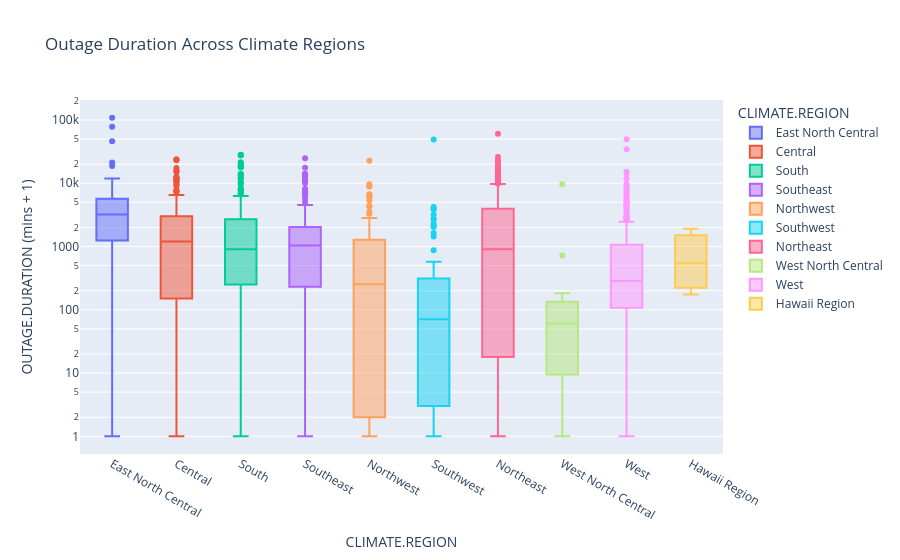

This figure's notebook cell:
### Markdown cell above
#### Bivariate Plot 1

* Below, we examine the relationship between climate zones and the length of power disruptions. By using a log-scale box plot, we can compare the "typical" outage length against the extreme outliers across different geographic environments.

### Code cell
# Outage Duration by Climate Region Box Plot (Adjusted for 0s)
df_box = df.dropna(subset=['OUTAGE.DURATION', 'CLIMATE.REGION']).copy()

# Add 1 to duration to prevent log(0) errors and allow 0s to appear at the bottom
df_box['OUTAGE.DURATION.ADJUSTED'] = df_box['OUTAGE.DURATION'] + 1

fig_bi_2 = px.box(df_box, x='CLIMATE.REGION', y='OUTAGE.DURATION.ADJUSTED',
                  title='Outage Duration Across Climate Regions',
                  color='CLIMATE.REGION')

# Update y-axis to log scale and adjust the label to reflect the mathematical change
fig_bi_2.update_layout(
    yaxis_type="log",
    yaxis_title="OUTAGE.DURATION (mins + 1)"
)
fig_bi_2.show()

### Figure 1 — Plotly figure (JSON) as saved in the notebook; plotly's stock layout.template omitted (floating-point values rounded to 4 significant figures; data arrays with more than 128 entries replaced by an {"elided": "..."} marker saying what was removed)
{"data": [{"alignmentgroup": "True", "hovertemplate": "CLIMATE.REGION=%{x}<br>OUTAGE.DURATION.ADJUSTED=%{y}<extra></extra>", "legendgroup": "East North Central", "marker": {"color": "#636efa"}, "name": "East North Central", "notched": false, "offsetgroup": "East North Central", "orientation": "v", "showlegend": true, "type": "box", "x": {"elided": "136 str values"}, "x0": " ", "xaxis": "x", "y": {"elided": "136 float values"}, "y0": " ", "yaxis": "y"}, {"alignmentgroup": "True", "hovertemplate": "CLIMATE.REGION=%{x}<br>OUTAGE.DURATION.ADJUSTED=%{y}<extra></extra>", "legendgroup": "Central", "marker": {"color": "#EF553B"}, "name": "Central", "notched": false, "offsetgroup": "Central", "orientation": "v", "showlegend": true, "type": "box", "x": {"elided": "190 str values"}, "x0": " ", "xaxis": "x", "y": {"elided": "190 float values"}, "y0": " ", "yaxis": "y"}, {"alignmentgroup": "True", "hovertemplate": "CLIMATE.REGION=%{x}<br>OUTAGE.DURATION.ADJUSTED=%{y}<extra></extra>", "legendgroup": "South", "marker": {"color": "#00cc96"}, "name": "South", "notched": false, "offsetgroup": "South", "orientation": "v", "showlegend": true, "type": "box", "x": {"elided": "212 str values"}, "x0": " ", "xaxis": "x", "y": {"elided": "212 float values"}, "y0": " ", "yaxis": "y"}, {"alignmentgroup": "True", "hovertemplate": "CLIMATE.REGION=%{x}<br>OUTAGE.DURATION.ADJUSTED=%{y}<extra></extra>", "legendgroup": "Southeast", "marker": {"color": "#ab63fa"}, "name": "Southeast", "notched": false, "offsetgroup": "Southeast", "orientation": "v", "showlegend": true, "type": "box", "x": {"elided": "146 str values"}, "x0": " ", "xaxis": "x", "y": {"elided": "146 float values"}, "y0": " ", "yaxis": "y"}, {"alignmentgroup": "True", "hovertemplate": "CLIMATE.REGION=%{x}<br>OUTAGE.DURATION.ADJUSTED=%{y}<extra></extra>", "legendgroup": "Northwest", "marker": {"color": "#FFA15A"}, "name": "Northwest", "notched": false, "offsetgroup": "Northwest", "orientation": "v", "showlegend": true, "type": "box", "x": ["Northwest", "Northwest", "Northwest", "Northwest", "Northwest", "Northwest", "Northwest", "Northwest", "Northwest", "Northwest", "Northwest", "Northwest", "Northwest", "Northwest", "Northwest", "Northwest", "Northwest", "Northwest", "Northwest", "Northwest", "Northwest", "Northwest", "Northwest", "Northwest", "Northwest", "Northwest", "Northwest", "Northwest", "Northwest", "Northwest", "Northwest", "Northwest", "Northwest", "Northwest", "Northwest", "Northwest", "Northwest", "Northwest", "Northwest", "Northwest", "Northwest", "Northwest", "Northwest", "Northwest", "Northwest", "Northwest", "Northwest", "Northwest", "Northwest", "Northwest", "Northwest", "Northwest", "Northwest", "Northwest", "Northwest", "Northwest", "Northwest", "Northwest", "Northwest", "Northwest", "Northwest", "Northwest", "Northwest", "Northwest", "Northwest", "Northwest", "Northwest", "Northwest", "Northwest", "Northwest", "Northwest", "Northwest", "Northwest", "Northwest", "Northwest", "Northwest", "Northwest", "Northwest", "Northwest", "Northwest", "Northwest", "Northwest", "Northwest", "Northwest", "Northwest", "Northwest", "Northwest", "Northwest", "Northwest", "Northwest", "Northwest", "Northwest", "Northwest", "Northwest", "Northwest", "Northwest", "Northwest", "Northwest", "Northwest", "Northwest", "Northwest", "Northwest", "Northwest", "Northwest", "Northwest", "Northwest", "Northwest", "Northwest", "Northwest", "Northwest", "Northwest", "Northwest", "Northwest", "Northwest", "Northwest", "Northwest", "Northwest", "Northwest"], "x0": " ", "xaxis": "x", "y": [1241.0, 466.0, 1.0, 2461.0, 1184.0, 8881.0, 395.0, 220.0, 488.0, 20.0, 29.0, 1.0, 2.0, 5341.0, 8941.0, 468.0, 1.0, 1921.0, 1.0, 26.0, 421.0, 2041.0, 1.0, 1424.0, 61.0, 1621.0, 3301.0, 386.0, 664.0, 124.0, 1277.0, 1920.0, 441.0, 6691.0, 1.0, 718.0, 1205.0, 293.0, 314.0, 2.0, 6.0, 6277.0, 1.0, 75.0, 1.0, 249.0, 2.0, 2701.0, 26.0, 127.0, 2.0, 256.0, 1208.0, 1.0, 1.0, 246.0, 477.0, 2.0, 2640.0, 503.0, 549.0, 370.0, 6481.0, 16.0, 6.0, 2.0, 1.0, 433.0, 22.0, 1698.0, 1.0, 2616.0, 9631.0, 3508.0, 2821.0, 315.0, 5856.0, 1.0, 1.0, 2.0, 22770.0, 71.0, 4286.0, 356.0, 1.0, 2521.0, 1.0, 181.0, 1527.0, 61.0, 211.0, 3.0, 1351.0, 74.0, 2.0, 201.0, 1.0, 4381.0, 1.0, 121.0, 841.0, 990.0, 4314.0, 215.0, 5.0, 165.0, 92.0, 1051.0, 839.0, 61.0, 2.0, 2.0, 1.0, 96.0, 361.0, 1549.0, 871.0, 1.0], "y0": " ", "yaxis": "y"}, {"alignmentgroup": "True", "hovertemplate": "CLIMATE.REGION=%{x}<br>OUTAGE.DURATION.ADJUSTED=%{y}<extra></extra>", "legendgroup": "Southwest", "marker": {"color": "#19d3f3"}, "name": "Southwest", "notched": false, "offsetgroup": "Southwest", "orientation": "v", "showlegend": true, "type": "box", "x": ["Southwest", "Southwest", "Southwest", "Southwest", "Southwest", "Southwest", "Southwest", "Southwest", "Southwest", "Southwest", "Southwest", "Southwest", "Southwest", "Southwest", "Southwest", "Southwest", "Southwest", "Southwest", "Southwest", "Southwest", "Southwest", "Southwest", "Southwest", "Southwest", "Southwest", "Southwest", "Southwest", "Southwest", "Southwest", "Southwest", "Southwest", "Southwest", "Southwest", "Southwest", "Southwest", "Southwest", "Southwest", "Southwest", "Southwest", "Southwest", "Southwest", "Southwest", "Southwest", "Southwest", "Southwest", "Southwest", "Southwest", "Southwest", "Southwest", "Southwest", "Southwest", "Southwest", "Southwest", "Southwest", "Southwest", "Southwest", "Southwest", "Southwest", "Southwest", "Southwest", "Southwest", "Southwest", "Southwest", "Southwest", "Southwest", "Southwest", "Southwest", "Southwest", "Southwest", "Southwest", "Southwest", "Southwest", "Southwest", "Southwest", "Southwest", "Southwest", "Southwest", "Southwest", "Southwest", "Southwest", "Southwest", "Southwest", "Southwest", "Southwest", "Southwest", "Southwest", "Southwest"], "x0": " ", "xaxis": "x", "y": [555.0, 51.0, 71.0, 181.0, 3843.0, 36.0, 2.0, 190.0, 49320.0, 4201.0, 354.0, 2.0, 88.0, 67.0, 2.0, 228.0, 1441.0, 2.0, 2701.0, 3.0, 216.0, 452.0, 419.0, 101.0, 1.0, 121.0, 2.0, 2.0, 2.0, 2.0, 2.0, 2.0, 61.0, 114.0, 205.0, 32.0, 58.0, 14.0, 3.0, 12.0, 284.0, 1.0, 2.0, 872.0, 1632.0, 57.0, 16.0, 16.0, 21.0, 61.0, 2.0, 96.0, 301.0, 2.0, 3187.0, 576.0, 2276.0, 16.0, 2.0, 45.0, 22.0, 2.0, 115.0, 2.0, 61.0, 315.0, 31.0, 1.0, 93.0, 391.0, 162.0, 61.0, 77.0, 3.0, 176.0, 2041.0, 2711.0, 285.0, 106.0, 4020.0, 2.0, 392.0, 440.0, 6.0, 202.0, 2141.0, 104.0], "y0": " ", "yaxis": "y"}, {"alignmentgroup": "True", "hovertemplate": "CLIMATE.REGION=%{x}<br>OUTAGE.DURATION.ADJUSTED=%{y}<extra></extra>", "legendgroup": "Northeast", "marker": {"color": "#FF6692"}, "name": "Northeast", "notched": false, "offsetgroup": "Northeast", "orientation": "v", "showlegend": true, "type": "box", "x": {"elided": "342 str values"}, "x0": " ", "xaxis": "x", "y": {"elided": "342 float values"}, "y0": " ", "yaxis": "y"}, {"alignmentgroup": "True", "hovertemplate": "CLIMATE.REGION=%{x}<br>OUTAGE.DURATION.ADJUSTED=%{y}<extra></extra>", "legendgroup": "West North Central", "marker": {"color": "#B6E880"}, "name": "West North Central", "notched": false, "offsetgroup": "West North Central", "orientation": "v", "showlegend": true, "type": "box", "x": ["West North Central", "West North Central", "West North Central", "West North Central", "West North Central", "West North Central", "West North Central", "West North Central", "West North Central", "West North Central", "West North Central", "West North Central", "West North Central", "West North Central", "West North Central", "West North Central"], "x0": " ", "xaxis": "x", "y": [57.0, 94.0, 14.0, 160.0, 61.0, 5.0, 9601.0, 107.0, 1.0, 1.0, 2.0, 33.0, 62.0, 721.0, 60.0, 182.0], "y0": " ", "yaxis": "y"}, {"alignmentgroup": "True", "hovertemplate": "CLIMATE.REGION=%{x}<br>OUTAGE.DURATION.ADJUSTED=%{y}<extra></extra>", "legendgroup": "West", "marker": {"color": "#FF97FF"}, "name": "West", "notched": false, "offsetgroup": "West", "orientation": "v", "showlegend": true, "type": "box", "x": {"elided": "204 str values"}, "x0": " ", "xaxis": "x", "y": {"elided": "204 float values"}, "y0": " ", "yaxis": "y"}, {"alignmentgroup": "True", "hovertemplate": "CLIMATE.REGION=%{x}<br>OUTAGE.DURATION.ADJUSTED=%{y}<extra></extra>", "legendgroup": "Hawaii Region", "marker": {"color": "#FECB52"}, "name": "Hawaii Region", "notched": false, "offsetgroup": "Hawaii Region", "orientation": "v", "showlegend": true, "type": "box", "x": ["Hawaii Region", "Hawaii Region", "Hawaii Region", "Hawaii Region", "Hawaii Region"], "x0": " ", "xaxis": "x", "y": [1368.0, 175.0, 544.0, 238.0, 1907.0], "y0": " ", "yaxis": "y"}], "layout": {"boxmode": "overlay", "legend": {"title": {"text": "CLIMATE.REGION"}, "tracegroupgap": 0}, "title": {"text": "Outage Duration Across Climate Regions"}, "xaxis": {"anchor": "y", "categoryarray": ["East North Central", "Central", "South", "Southeast", "Northwest", "Southwest", "Northeast", "West North Central", "West", "Hawaii Region"], "categoryorder": "array", "domain": [0, 1], "title": {"text": "CLIMATE.REGION"}}, "yaxis": {"anchor": "x", "domain": [0, 1], "title": {"text": "OUTAGE.DURATION (mins + 1)"}, "type": "log"}}}
